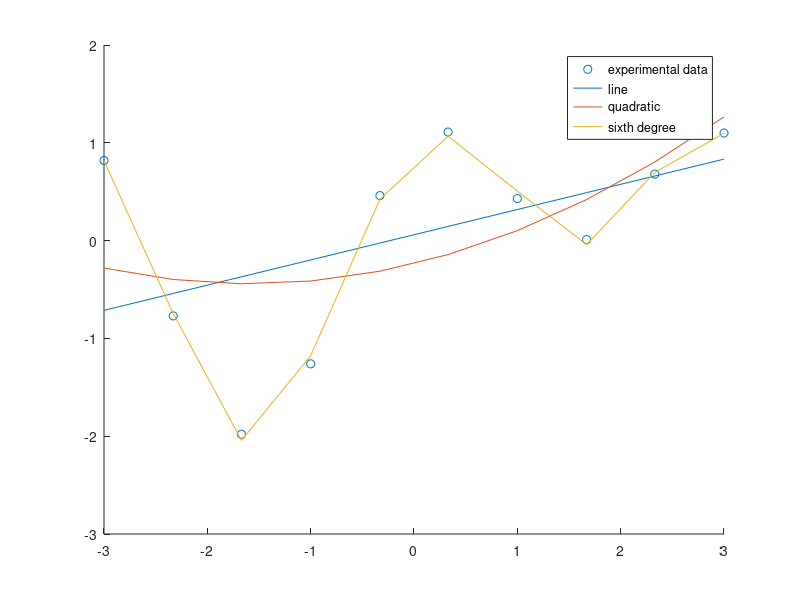

MATLAB code for this plot: (Note: this script raises an error after producing the figure.)
% Question 2

x3=[-3.00 -2.33 -1.67 -1.00 -0.33 0.33 1.00 1.67 2.33 3.00]
y3=[0.82 -0.77 -1.98 -1.26 0.46 1.11 0.43 0.01 0.68 1.10]

poly1=polyfit(x3,y3,1)
poly2=polyfit(x3,y3,2)
poly6=polyfit(x3,y3,6)

yv1=polyval(poly1,x3)
yv2=polyval(poly2,x3)
yv6=polyval(poly6,x3)

f1=figure;
scatter(x3,y3)
hold on 
plot(x3,polyval(poly1,x3))
hold on 
plot(x3,polyval(poly2,x3))
hold on 
plot(x3,polyval(poly6,x3))
lgd = legend('experimental data','line','quadratic','sixth degree');
lgd.Location='southeast' ;
hold off